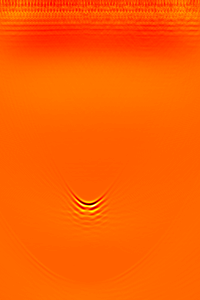
#> input picture 1D TFM Data/Al Hole 5MHz 26012026/Al_40_5_TFM_clean.png, 200 x 300 px, found by its file name
$ python 2D_stitch_2_photos.py
#> lines starting #> are read from the running program, lines starting #| are printed output that depends on the picture
# -----------------------------
# Image Stitching Using Correlation & Weighted Blend
# -----------------------------

# source .venv/bin/activate

from PIL import Image
import numpy as np
import matplotlib.pyplot as plt
import os
from scipy.ndimage import gaussian_filter1d

# -----------------------------
# Utility Functions
# -----------------------------

def show(img, title="", cmap="gray"):
    plt.figure(figsize=(8, 4))
    plt.imshow(img, cmap=cmap, aspect="auto")
    plt.title(title)
    plt.axis("off")
    plt.tight_layout()
    plt.show()

def show_pair(a, b, title1="Image 1", title2="Image 2", cmap="gray"):
    fig, ax = plt.subplots(1, 2, figsize=(12, 4))
    ax[0].imshow(a, cmap=cmap, aspect="auto"); ax[0].set_title(title1); ax[0].axis("off")
    ax[1].imshow(b, cmap=cmap, aspect="auto"); ax[1].set_title(title2); ax[1].axis("off")
    fig.tight_layout()
    plt.show()

def preprocess_for_corr(img: np.ndarray) -> np.ndarray:
    """Normalize and emphasize horizontal edges for correlation"""
    x = img.astype(np.float32)
    x -= x.mean()
    x /= (x.std() + 1e-9)
    x = np.abs(np.gradient(x, axis=1))  # horizontal edges
    return x

def crop_depth_band(img: np.ndarray, y0: int, y1: int) -> np.ndarray:
    """Keep only rows y0:y1 for correlation"""
    return img[y0:y1, :]

# -----------------------------
# Correlation Function
# -----------------------------

def corr_curve_shift_x(img1: np.ndarray, img2: np.ndarray, dx_min: int, dx_max: int):
    """Compute normalized, smoothed correlation curve over dx range"""
    a = preprocess_for_corr(img1)
    b = preprocess_for_corr(img2)

    h, w1 = a.shape
    _, w2 = b.shape

    dxs = np.arange(dx_min, dx_max + 1)
    scores = np.full(dxs.shape, -np.inf, dtype=np.float32)

    for t, dx in enumerate(dxs):
        ov_start = max(0, dx)
        ov_end = min(w1, dx + w2)
        if ov_end <= ov_start:
            continue
        a_ov = a[:, ov_start:ov_end]
        b_ov = b[:, (ov_start - dx):(ov_end - dx)]
        scores[t] = np.sum(a_ov * b_ov) / a_ov.size

    # Normalize 0..1
    finite = np.isfinite(scores)
    s = scores[finite]
    if s.size == 0:
        corr01 = scores
    else:
        mn, mx = float(s.min()), float(s.max())
        corr01 = (scores - mn) / (mx - mn + 1e-12)

    # Smooth correlation curve
    corr01_smooth = gaussian_filter1d(corr01, sigma=3)
    return dxs, corr01_smooth

# -----------------------------
# Stitching & Blending
# -----------------------------

def stitch_canvas(img1: np.ndarray, img2: np.ndarray, dx: int):
    """Place two images on a single canvas according to dx"""
    h1, w1 = img1.shape
    h2, w2 = img2.shape
    if h1 != h2:
        raise ValueError("Images must have the same height.")

    # Full canvas size
    x_min = min(0, dx)
    x_max = max(w1, dx + w2)
    W = x_max - x_min
    H = h1

    x1 = -x_min
    x2 = dx - x_min

    c1 = np.zeros((H, W), dtype=np.float32)
    c2 = np.zeros((H, W), dtype=np.float32)
    c1[:, x1:x1+w1] = img1.astype(np.float32)
    c2[:, x2:x2+w2] = img2.astype(np.float32)

    return c1, c2, x1, x2, W, H

def combine_weighted_blend(img1: np.ndarray, img2: np.ndarray, dx: int):
    """Blend two images using one seamless linear ramp in the overlap"""
    c1, c2, x1, x2, W, H = stitch_canvas(img1, img2, dx)

    ov_start = max(x1, x2)
    ov_end   = min(x1 + img1.shape[1], x2 + img2.shape[1])
    overlap  = max(0, ov_end - ov_start)

    out = np.zeros((H, W), dtype=np.float32)
    out[:, :ov_start] = c1[:, :ov_start]

    if overlap > 0:
        ramp = np.linspace(0, 1, overlap)[None, :]
        out[:, ov_start:ov_end] = (1 - ramp) * c1[:, ov_start:ov_end] + ramp * c2[:, ov_start:ov_end]

    out[:, ov_end:] = c2[:, ov_end:]
    return out

# -----------------------------
# Main Stitch Function
# -----------------------------

def stitch_two_images(path1, path2,
                      search_margin_px=300,
                      depth_band=(150, 500),
                      show_steps=True):
    """Load, align, and stitch two images using correlation + weighted blend"""
#> called with search_margin_px = 300, depth_band = (150, 500), show_steps = True
    # Load images (grayscale)
    img1 = np.array(Image.open(path1).convert("L"), dtype=np.float32)
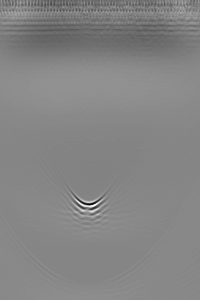
#> img1: shape (300, 200) float32; min 3, max 255, mean 132.4
    img2 = np.array(Image.open(path2).convert("L"), dtype=np.float32)
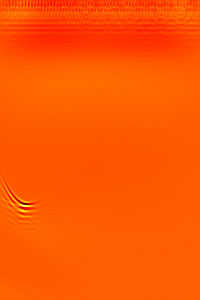
#> input picture 1D TFM Data/Al Hole 5MHz 26012026/Al_40_6_TFM_clean.png, 200 x 300 px, found by its file name

    # Match heights
    H = min(img1.shape[0], img2.shape[0])
#> H = 300
    img1 = img1[:H, :]
    img2 = img2[:H, :]

    if show_steps:
        show_pair(img1, img2, "Original Image 1", "Original Image 2")

    # Crop depth band for correlation
    y0, y1 = depth_band
    img1_corr = crop_depth_band(img1, y0, y1)
    img2_corr = crop_depth_band(img2, y0, y1)
#> call 2 of crop_depth_band, with y0 = 150, y1 = 500
#> in crop_depth_band (call 2), `return img[y0:y1, :]`:
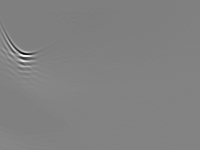
#> returned value: shape (150, 200) float32; min 3, max 255, mean 129.4

    if show_steps:
        show_pair(img1_corr, img2_corr,
                  "Correlation Band Image 1",
                  "Correlation Band Image 2")

    # Compute dx search range
    dx_min = max(-img2_corr.shape[1] + 1, -search_margin_px)
#> dx_min = -199
    dx_max = min(img1_corr.shape[1] - 1, search_margin_px)
#> dx_max = 199

    dxs, corr01_smooth = corr_curve_shift_x(img1_corr, img2_corr, dx_min, dx_max)
#> in preprocess_for_corr (call 2), `x = np.abs(np.gradient(x, axis=1))`:
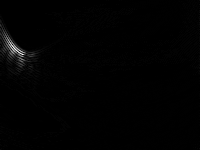
#> x: shape (150, 200) float32; min 0, max 11.95, mean 0.0975; drawn with min black and max white
#> after the loop in corr_curve_shift_x, `for t, dx in enumerate(dxs):`: scores = 399 values, max 0.258 at index 260, min 0.00244 at index 37, mean 0.027
#> in corr_curve_shift_x, `s = scores[finite]`: s has the same summary as scores
#> in corr_curve_shift_x, `mn, mx = float(s.min()), float(s.max())`: mn = 0.00244; mx = 0.258
#> in corr_curve_shift_x, `corr01 = (scores - mn) / (mx - mn + 1e-12)`: corr01 = 399 values, max 1 at index 260, min 0 at index 37, mean 0.096
#> in corr_curve_shift_x, `corr01_smooth = gaussian_filter1d(corr01, sigma=3)`: corr01_smooth = 399 values, max 0.801 at index 262, min 0.000329 at index 36, mean 0.096
#> dxs = 399 values from -199 to 199
    best_dx = int(dxs[np.argmax(corr01_smooth)])
#> best_dx = 63
    print(f"Best dx for stitching: {best_dx}")
#| Best dx for stitching: 63

    if show_steps:
        plt.figure(figsize=(8, 4))
        plt.plot(dxs, corr01_smooth, label='Smoothed Correlation')
        plt.axvline(best_dx, linestyle="--", color="red")
        plt.title("Correlation vs dx (cropped images)")
        plt.xlabel("dx (pixels)")
        plt.ylabel("Normalized correlation")
        plt.legend()
        plt.show()
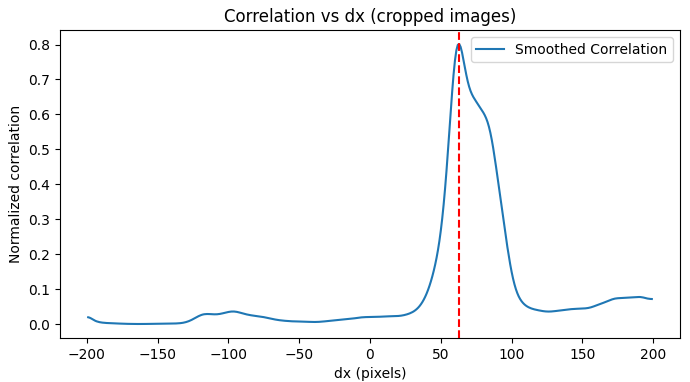
#> figure drawn by matplotlib, 1 panel; curve peaks at x = 63, y = 0.801

    # Stitch full images
    stitched = combine_weighted_blend(img1, img2, best_dx)
#> in stitch_canvas, `x_min = min(0, dx)`: x_min = 0
#> in stitch_canvas, `x_max = max(w1, dx + w2)`: x_max = 263
#> in stitch_canvas, `x1 = -x_min`: x1 = 0
#> in stitch_canvas, `x2 = dx - x_min`: x2 = 63
#> in stitch_canvas, `c2[:, x2:x2+w2] = img2.astype(np.float32)`:
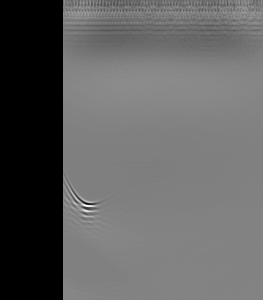
#> c2: shape (300, 263) float32; min 0, max 255, mean 96.9
#> in combine_weighted_blend, `c1, c2, x1, x2, W, H = stitch_canvas(img1, img2, dx)`: x1 = 0; x2 = 63; W = 263; H = 300
#> in combine_weighted_blend, `ov_start = max(x1, x2)`: ov_start = 63
#> in combine_weighted_blend, `ov_end   = min(x1 + img1.shape[1], x2 + img2.shape[1])`: ov_end = 200
#> in combine_weighted_blend, `overlap  = max(0, ov_end - ov_start)`: overlap = 137
#> in combine_weighted_blend, `out[:, ov_end:] = c2[:, ov_end:]`:
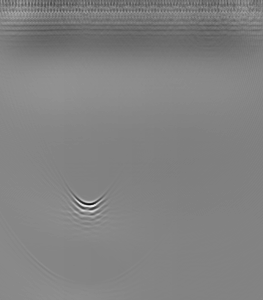
#> out: shape (300, 263) float32; min 11.68, max 242.5, mean 129.8

    if show_steps:
        show(stitched, f"Stitched Image (dx={best_dx})")

    return img1, img2, stitched

# -----------------------------
# Example Usage
# -----------------------------

base_dir = "/Users/ottobruce-gardyne/Documents/Year 4/GIP/signal-processing-G2066/1D TFM Data/Al Hole 5MHz 26012026"
path1 = os.path.join(base_dir, "Al_40_5_TFM_clean.png")
path2 = os.path.join(base_dir, "Al_40_6_TFM_clean.png")

print("Path 1 exists:", os.path.exists(path1))
print("Path 2 exists:", os.path.exists(path2))

img1, img2, stitched = stitch_two_images(path1, path2,
                                         search_margin_px=300,
                                         depth_band=(150, 500),
                                         show_steps=True)
